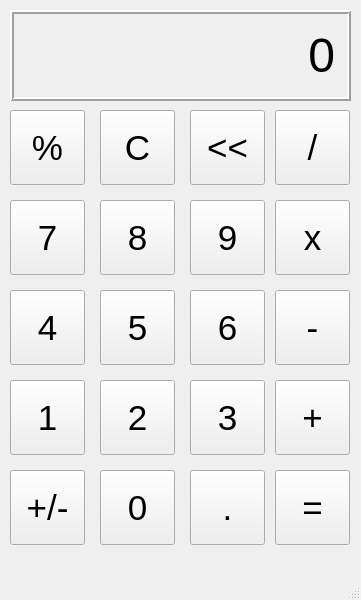
<?xml version="1.0" encoding="UTF-8"?>
<ui version="4.0">
 <class>Calculator</class>
 <widget class="QMainWindow" name="Calculator">
  <property name="geometry">
   <rect>
    <x>0</x>
    <y>0</y>
    <width>361</width>
    <height>600</height>
   </rect>
  </property>
  <property name="windowTitle">
   <string>MainWindow</string>
  </property>
  <widget class="QWidget" name="centralwidget">
   <widget class="QLabel" name="OutputLabel">
    <property name="geometry">
     <rect>
      <x>10</x>
      <y>10</y>
      <width>341</width>
      <height>91</height>
     </rect>
    </property>
    <property name="font">
     <font>
      <pointsize>36</pointsize>
     </font>
    </property>
    <property name="frameShape">
     <enum>QFrame::Box</enum>
    </property>
    <property name="frameShadow">
     <enum>QFrame::Raised</enum>
    </property>
    <property name="lineWidth">
     <number>2</number>
    </property>
    <property name="text">
     <string>0</string>
    </property>
    <property name="alignment">
     <set>Qt::AlignRight|Qt::AlignTrailing|Qt::AlignVCenter</set>
    </property>
    <property name="margin">
     <number>10</number>
    </property>
   </widget>
   <widget class="QPushButton" name="percentButton">
    <property name="geometry">
     <rect>
      <x>10</x>
      <y>110</y>
      <width>75</width>
      <height>75</height>
     </rect>
    </property>
    <property name="font">
     <font>
      <pointsize>26</pointsize>
     </font>
    </property>
    <property name="text">
     <string>%</string>
    </property>
   </widget>
   <widget class="QPushButton" name="cButton">
    <property name="geometry">
     <rect>
      <x>100</x>
      <y>110</y>
      <width>75</width>
      <height>75</height>
     </rect>
    </property>
    <property name="font">
     <font>
      <pointsize>26</pointsize>
     </font>
    </property>
    <property name="text">
     <string>C</string>
    </property>
   </widget>
   <widget class="QPushButton" name="arrowButton">
    <property name="geometry">
     <rect>
      <x>190</x>
      <y>110</y>
      <width>75</width>
      <height>75</height>
     </rect>
    </property>
    <property name="font">
     <font>
      <pointsize>26</pointsize>
     </font>
    </property>
    <property name="text">
     <string>&lt;&lt;</string>
    </property>
   </widget>
   <widget class="QPushButton" name="divideButton">
    <property name="geometry">
     <rect>
      <x>275</x>
      <y>110</y>
      <width>75</width>
      <height>75</height>
     </rect>
    </property>
    <property name="font">
     <font>
      <pointsize>26</pointsize>
     </font>
    </property>
    <property name="text">
     <string>/</string>
    </property>
   </widget>
   <widget class="QPushButton" name="nineButton">
    <property name="geometry">
     <rect>
      <x>190</x>
      <y>200</y>
      <width>75</width>
      <height>75</height>
     </rect>
    </property>
    <property name="font">
     <font>
      <pointsize>26</pointsize>
     </font>
    </property>
    <property name="text">
     <string>9</string>
    </property>
   </widget>
   <widget class="QPushButton" name="multiplyButton">
    <property name="geometry">
     <rect>
      <x>275</x>
      <y>200</y>
      <width>75</width>
      <height>75</height>
     </rect>
    </property>
    <property name="font">
     <font>
      <pointsize>26</pointsize>
     </font>
    </property>
    <property name="text">
     <string>x</string>
    </property>
   </widget>
   <widget class="QPushButton" name="eightButton">
    <property name="geometry">
     <rect>
      <x>100</x>
      <y>200</y>
      <width>75</width>
      <height>75</height>
     </rect>
    </property>
    <property name="font">
     <font>
      <pointsize>26</pointsize>
     </font>
    </property>
    <property name="text">
     <string>8</string>
    </property>
   </widget>
   <widget class="QPushButton" name="sevenButton">
    <property name="geometry">
     <rect>
      <x>10</x>
      <y>200</y>
      <width>75</width>
      <height>75</height>
     </rect>
    </property>
    <property name="font">
     <font>
      <pointsize>26</pointsize>
     </font>
    </property>
    <property name="text">
     <string>7</string>
    </property>
   </widget>
   <widget class="QPushButton" name="sixButton">
    <property name="geometry">
     <rect>
      <x>190</x>
      <y>290</y>
      <width>75</width>
      <height>75</height>
     </rect>
    </property>
    <property name="font">
     <font>
      <pointsize>26</pointsize>
     </font>
    </property>
    <property name="text">
     <string>6</string>
    </property>
   </widget>
   <widget class="QPushButton" name="minusButton">
    <property name="geometry">
     <rect>
      <x>275</x>
      <y>290</y>
      <width>75</width>
      <height>75</height>
     </rect>
    </property>
    <property name="font">
     <font>
      <pointsize>26</pointsize>
     </font>
    </property>
    <property name="text">
     <string>-</string>
    </property>
   </widget>
   <widget class="QPushButton" name="fiveButton">
    <property name="geometry">
     <rect>
      <x>100</x>
      <y>290</y>
      <width>75</width>
      <height>75</height>
     </rect>
    </property>
    <property name="font">
     <font>
      <pointsize>26</pointsize>
     </font>
    </property>
    <property name="text">
     <string>5</string>
    </property>
   </widget>
   <widget class="QPushButton" name="fourButton">
    <property name="geometry">
     <rect>
      <x>10</x>
      <y>290</y>
      <width>75</width>
      <height>75</height>
     </rect>
    </property>
    <property name="font">
     <font>
      <pointsize>26</pointsize>
     </font>
    </property>
    <property name="text">
     <string>4</string>
    </property>
   </widget>
   <widget class="QPushButton" name="threeButton">
    <property name="geometry">
     <rect>
      <x>190</x>
      <y>380</y>
      <width>75</width>
      <height>75</height>
     </rect>
    </property>
    <property name="font">
     <font>
      <pointsize>26</pointsize>
     </font>
    </property>
    <property name="text">
     <string>3</string>
    </property>
   </widget>
   <widget class="QPushButton" name="addButton">
    <property name="geometry">
     <rect>
      <x>275</x>
      <y>380</y>
      <width>75</width>
      <height>75</height>
     </rect>
    </property>
    <property name="font">
     <font>
      <pointsize>26</pointsize>
     </font>
    </property>
    <property name="text">
     <string>+</string>
    </property>
   </widget>
   <widget class="QPushButton" name="twoButton">
    <property name="geometry">
     <rect>
      <x>100</x>
      <y>380</y>
      <width>75</width>
      <height>75</height>
     </rect>
    </property>
    <property name="font">
     <font>
      <pointsize>26</pointsize>
     </font>
    </property>
    <property name="text">
     <string>2</string>
    </property>
   </widget>
   <widget class="QPushButton" name="oneButton">
    <property name="geometry">
     <rect>
      <x>10</x>
      <y>380</y>
      <width>75</width>
      <height>75</height>
     </rect>
    </property>
    <property name="font">
     <font>
      <pointsize>26</pointsize>
     </font>
    </property>
    <property name="text">
     <string>1</string>
    </property>
   </widget>
   <widget class="QPushButton" name="periodButton">
    <property name="geometry">
     <rect>
      <x>190</x>
      <y>470</y>
      <width>75</width>
      <height>75</height>
     </rect>
    </property>
    <property name="font">
     <font>
      <pointsize>26</pointsize>
     </font>
    </property>
    <property name="text">
     <string>.</string>
    </property>
   </widget>
   <widget class="QPushButton" name="equaltoButton">
    <property name="geometry">
     <rect>
      <x>275</x>
      <y>470</y>
      <width>75</width>
      <height>75</height>
     </rect>
    </property>
    <property name="font">
     <font>
      <pointsize>26</pointsize>
     </font>
    </property>
    <property name="text">
     <string>=</string>
    </property>
   </widget>
   <widget class="QPushButton" name="zeroButton">
    <property name="geometry">
     <rect>
      <x>100</x>
      <y>470</y>
      <width>75</width>
      <height>75</height>
     </rect>
    </property>
    <property name="font">
     <font>
      <pointsize>26</pointsize>
     </font>
    </property>
    <property name="text">
     <string>0</string>
    </property>
   </widget>
   <widget class="QPushButton" name="plusminusButton">
    <property name="geometry">
     <rect>
      <x>10</x>
      <y>470</y>
      <width>75</width>
      <height>75</height>
     </rect>
    </property>
    <property name="font">
     <font>
      <pointsize>26</pointsize>
     </font>
    </property>
    <property name="text">
     <string>+/-</string>
    </property>
   </widget>
  </widget>
  <widget class="QMenuBar" name="menubar">
   <property name="geometry">
    <rect>
     <x>0</x>
     <y>0</y>
     <width>361</width>
     <height>26</height>
    </rect>
   </property>
  </widget>
  <widget class="QStatusBar" name="statusbar"/>
 </widget>
 <resources/>
 <connections/>
</ui>
